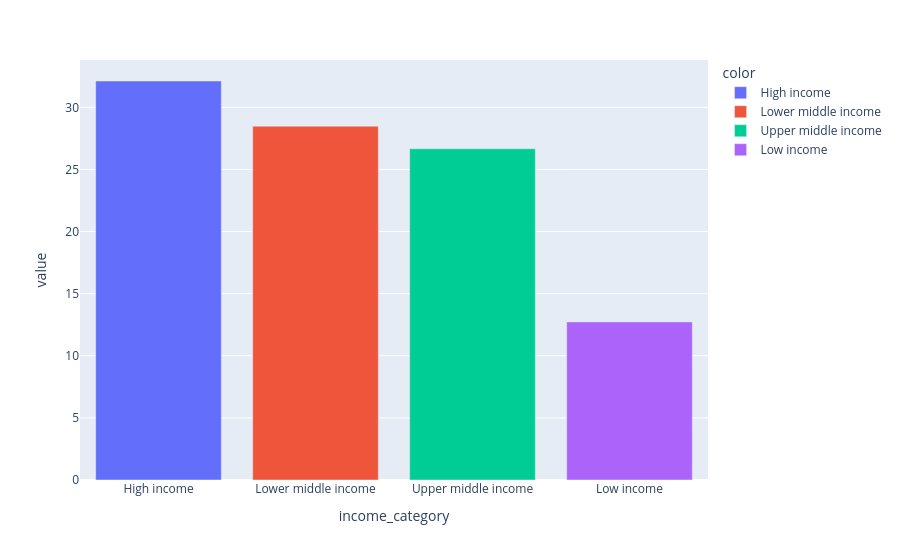

The code cell stored with this chart in its notebook:
### Code cell
percentual_income_category = df_countries.value_counts('income_category') / len(df_countries) * 100
px.bar(percentual_income_category, color=percentual_income_category.index)

### Figure 1 — Plotly figure (JSON) as saved in the notebook; plotly's stock layout.template omitted (floating-point values rounded to 4 significant figures)
{"data": [{"hovertemplate": "color=High income<br>income_category=%{x}<br>value=%{y}<extra></extra>", "legendgroup": "High income", "marker": {"color": "#636efa", "pattern": {"shape": ""}}, "name": "High income", "orientation": "v", "showlegend": true, "textposition": "auto", "type": "bar", "x": ["High income"], "xaxis": "x", "y": [32.12], "yaxis": "y"}, {"hovertemplate": "color=Lower middle income<br>income_category=%{x}<br>value=%{y}<extra></extra>", "legendgroup": "Lower middle income", "marker": {"color": "#EF553B", "pattern": {"shape": ""}}, "name": "Lower middle income", "orientation": "v", "showlegend": true, "textposition": "auto", "type": "bar", "x": ["Lower middle income"], "xaxis": "x", "y": [28.48], "yaxis": "y"}, {"hovertemplate": "color=Upper middle income<br>income_category=%{x}<br>value=%{y}<extra></extra>", "legendgroup": "Upper middle income", "marker": {"color": "#00cc96", "pattern": {"shape": ""}}, "name": "Upper middle income", "orientation": "v", "showlegend": true, "textposition": "auto", "type": "bar", "x": ["Upper middle income"], "xaxis": "x", "y": [26.67], "yaxis": "y"}, {"hovertemplate": "color=Low income<br>income_category=%{x}<br>value=%{y}<extra></extra>", "legendgroup": "Low income", "marker": {"color": "#ab63fa", "pattern": {"shape": ""}}, "name": "Low income", "orientation": "v", "showlegend": true, "textposition": "auto", "type": "bar", "x": ["Low income"], "xaxis": "x", "y": [12.73], "yaxis": "y"}], "layout": {"barmode": "relative", "legend": {"title": {"text": "color"}, "tracegroupgap": 0}, "margin": {"t": 60}, "xaxis": {"anchor": "y", "domain": [0, 1], "title": {"text": "income_category"}}, "yaxis": {"anchor": "x", "domain": [0, 1], "title": {"text": "value"}}}}
